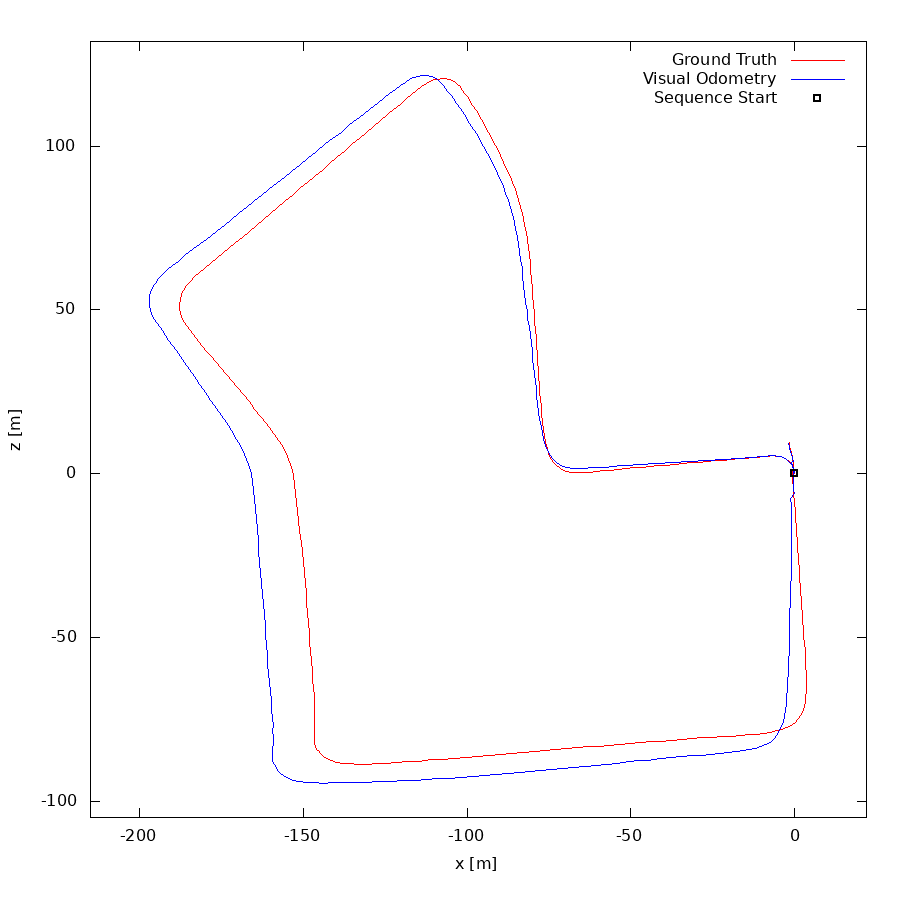

Source code (gnuplot):
set term postscript eps enhanced color
set output "07.eps"
set size ratio -1
set xrange [-215:22]
set yrange [-105:132]
set xlabel "x [m]"
set ylabel "z [m]"
plot "07.txt" using 1:2 lc rgb "#FF0000" title 'Ground Truth' w lines,"07.txt" using 3:4 lc rgb "#0000FF" title 'Visual Odometry' w lines,"< head -1 07.txt" using 1:2 lc rgb "#000000" pt 4 ps 1 lw 2 title 'Sequence Start' w points
